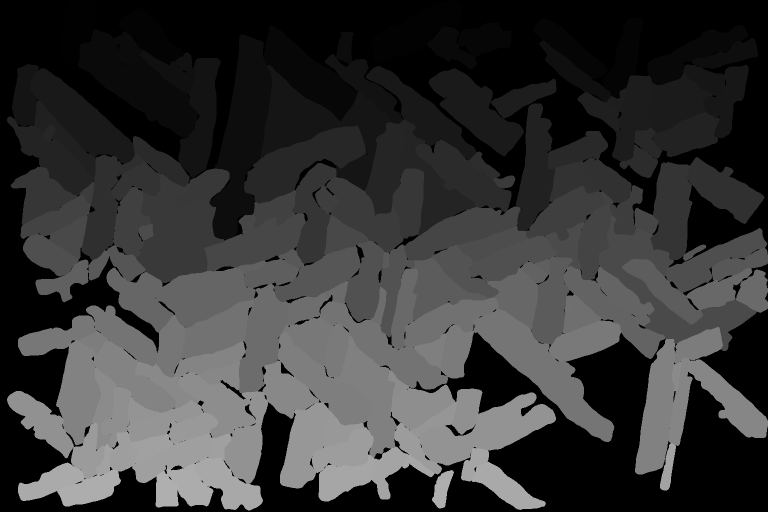
#> input picture 03_Code/starter_code/outputs/labels/NbS3 1_instances.png, 1536 x 1024 px, given in place of SF251211M_80000×_66.tif, which was not available (shown at 1/2 size)
$ python baseline_ridge.py
#> lines starting #> are read from the running program, lines starting #| are printed output that depends on the picture
### 03_Code/starter_code/common.py
"""Shared helpers: loading FEI/Helios SEM TIFFs, cropping the info bar, pixel size, stage tilt."""
import os, re
import numpy as np
from PIL import Image

# Source file of each manually labelled raw image (found by image matching; see report Section 2.2).
LABEL_SOURCES = {
    "NbS3 1": "02_Data/SEM images/NbS3 on sapphire/251006N (T(S)=225C, T(Nb)=775C, 30mins)/251006N_47.tif",
    "NbS3 2": "02_Data/SEM images/NbS3 on sapphire/251015M (T(S)=225C, T(Nb)=775C, 15mins)/251015M_12.tif",
    "NbS3 3": "02_Data/SEM images/NbS3 on sapphire/251006N (T(S)=225C, T(Nb)=775C, 30mins)/251006N_45.tif",
    "NbS3 4": "02_Data/SEM images/NbS3 on sapphire/251006N (T(S)=225C, T(Nb)=775C, 30mins)/251006N_24.tif",
    "NbS3 5": "02_Data/SEM images/NbS3 on sapphire/251006N (T(S)=225C, T(Nb)=775C, 30mins)/251006N_20.tif",
    "NbS3 6": "02_Data/SEM images/NbS3 on sapphire/251006N (T(S)=225C, T(Nb)=775C, 30mins)/251006N_17.tif",
    "NbS3 7": "02_Data/SEM images/NbS3 on sapphire/251006N (T(S)=225C, T(Nb)=775C, 30mins)/251006N_9.tif",
    "TiS3_80000\u00d7_1": "02_Data/SEM images/TiS3 on sapphire/SF251211M TiS3 30 min/SF251211M_80000\u00d7_66.tif",
    "TiS3_80000\u00d7_2": "02_Data/SEM images/TiS3 on sapphire/SF251211M TiS3 30 min/SF251211M_80000\u00d7_62.tif",
}

# [13 lines left out: function fei_metadata, not called in this run]

def load_gray(path, crop_bar=True):
    """Load as float32 in [0,1]; handles 8/16-bit and RGB(A). Crops the FEI info bar (keeps top 1024/1094 of rows)."""
    im = Image.open(path)
    a = np.array(im).astype(np.float32)
    if a.ndim == 3:
        a = a[..., :3].mean(-1)
    a /= 65535.0 if a.max() > 255 else 255.0
    if crop_bar:
        a = a[: int(round(a.shape[0] * 1024 / 1094))]
    return a

def normalize(a, lo=1, hi=99):
    p1, p2 = np.percentile(a, [lo, hi])
    return np.clip((a - p1) / (p2 - p1 + 1e-9), 0, 1).astype(np.float32)

### 03_Code/starter_code/baseline_ridge.py
"""Experiment E1: classical ridge-filter baseline, scored against the converted hand labels.

Pipeline: two-polarity multi-scale Sato ridge filter -> hysteresis threshold -> skeleton ->
split at junctions -> grow each branch back into the mask (one instance per branch).
Parameters are tuned by grid search on one image per material and then applied unchanged to the
other images of that material. Run from the Materials folder:  python 03_Code/starter_code/baseline_ridge.py
"""
import os, sys, json, itertools
import numpy as np
from PIL import Image
from scipy import ndimage as ndi
from skimage import filters, morphology, measure, segmentation

sys.path.insert(0, os.path.dirname(os.path.abspath(__file__)))
from common import LABEL_SOURCES, load_gray, normalize
from metrics import mask_instance_scores, centreline_scores

HERE = os.path.dirname(os.path.abspath(__file__))
LAB = os.path.join(HERE, "outputs", "labels")


# [74 lines left out: functions ridge_response, ridge_instances, ridge_hough_instances, not called in this run]


def gt_for(key, shape):
    g = np.array(Image.open(os.path.join(LAB, key + "_instances.png"))).astype(np.int64)
    if g.shape != shape:
        g = np.array(Image.fromarray(g.astype(np.int32)).resize((shape[1], shape[0]), Image.NEAREST)).astype(np.int64)
    return g


def score(key, inst, gt):
    return centreline_scores(gt, inst) if key.startswith("TiS3") else mask_instance_scores(gt, inst)


if __name__ == "__main__":
    groups = {"TiS3": [k for k in LABEL_SOURCES if k.startswith("TiS3")],
              "NbS3": [k for k in LABEL_SOURCES if k.startswith("NbS3")]}
    grids = {"TiS3": dict(sig=[(1, 2), (1, 2, 3), (2, 3)], low=[0.08, 0.12, 0.18], high=[0.3, 0.45], pol=["both", "bright", "dark"]),
             "NbS3": dict(sig=[(2, 4), (2, 4, 8), (4, 8)], low=[0.1, 0.15, 0.25], high=[0.35, 0.5], pol=["both", "bright"])}
    tune_on = {"TiS3": "TiS3_80000×_1", "NbS3": "NbS3 4"}
    results = {}
    for mat, keys in groups.items():
        imgs = {k: normalize(load_gray(os.path.join(HERE, "..", "..", LABEL_SOURCES[k]))) for k in keys}
#> in load_gray, im is the input picture: PIL image 1536x1024 I;16; min 0, max 175, mean 54.7
#> in load_gray, `a = a[: int(round(a.shape[0] * 1024 / 1094))]`:
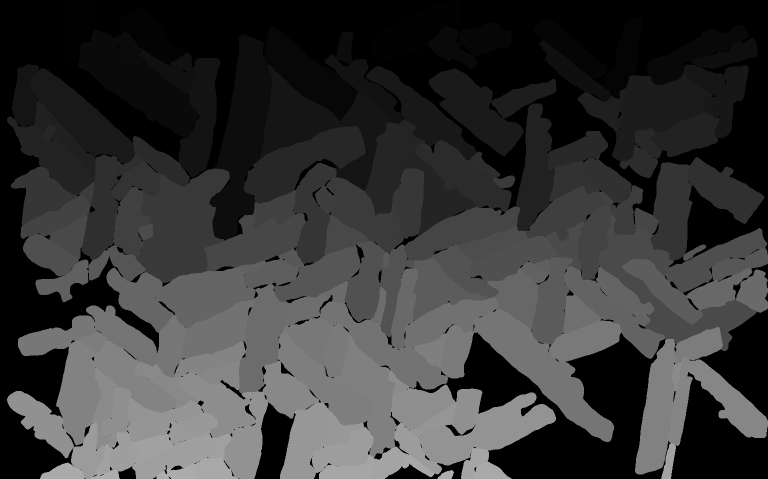
#> a: shape (958, 1536) float32 (shown at 1/2 size); min 0, max 0.686, mean 0.216
#> in normalize, `p1, p2 = np.percentile(a, [lo, hi])`: p1 = 0; p2 = 0.643
#> in normalize, `return np.clip((a - p1) / (p2 - p1 + 1e-9), 0, 1).astype(np.float32)`:
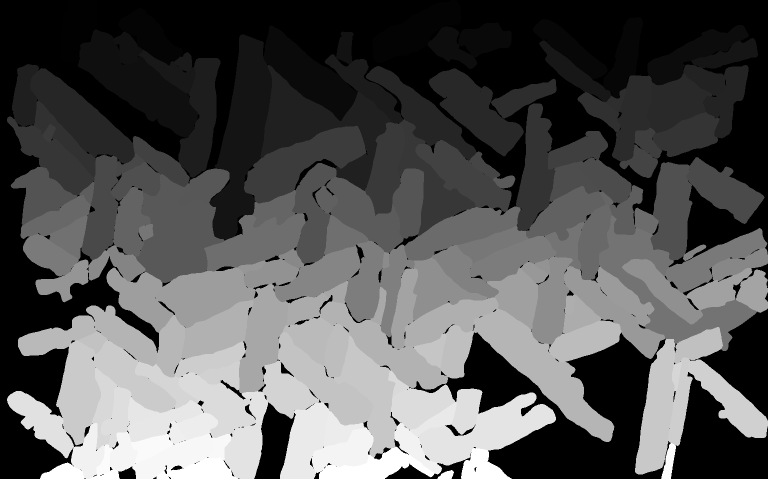
#> returned value: shape (958, 1536) float32 (shown at 1/2 size); min 0, max 1, mean 0.336
#> call 2 of load_gray, with crop_bar = True
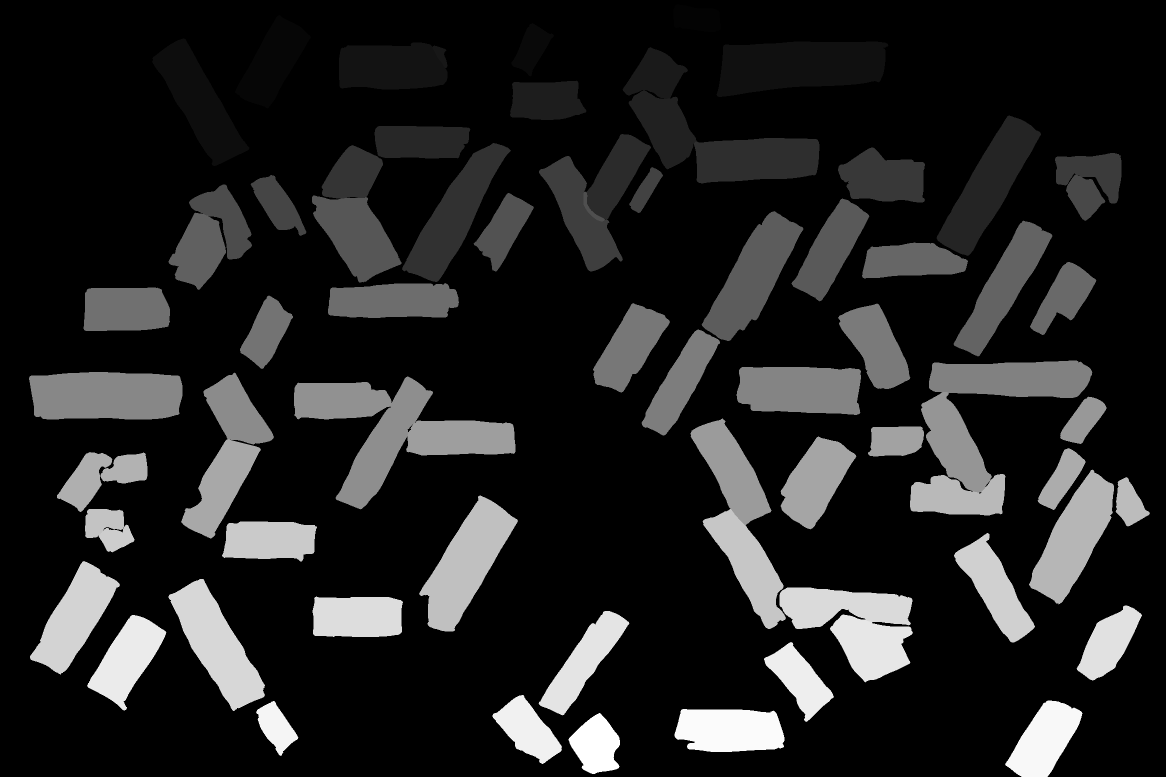
#> input picture 03_Code/starter_code/outputs/labels/NbS3 2_instances.png, 2331 x 1554 px, given in place of SF251211M_80000×_62.tif, which was not available (shown at 1/2 size)
#> in load_gray, im is the input picture: PIL image 2331x1554 I;16; min 0, max 77, mean 10.4
#> in load_gray (call 2), `a = a[: int(round(a.shape[0] * 1024 / 1094))]`:
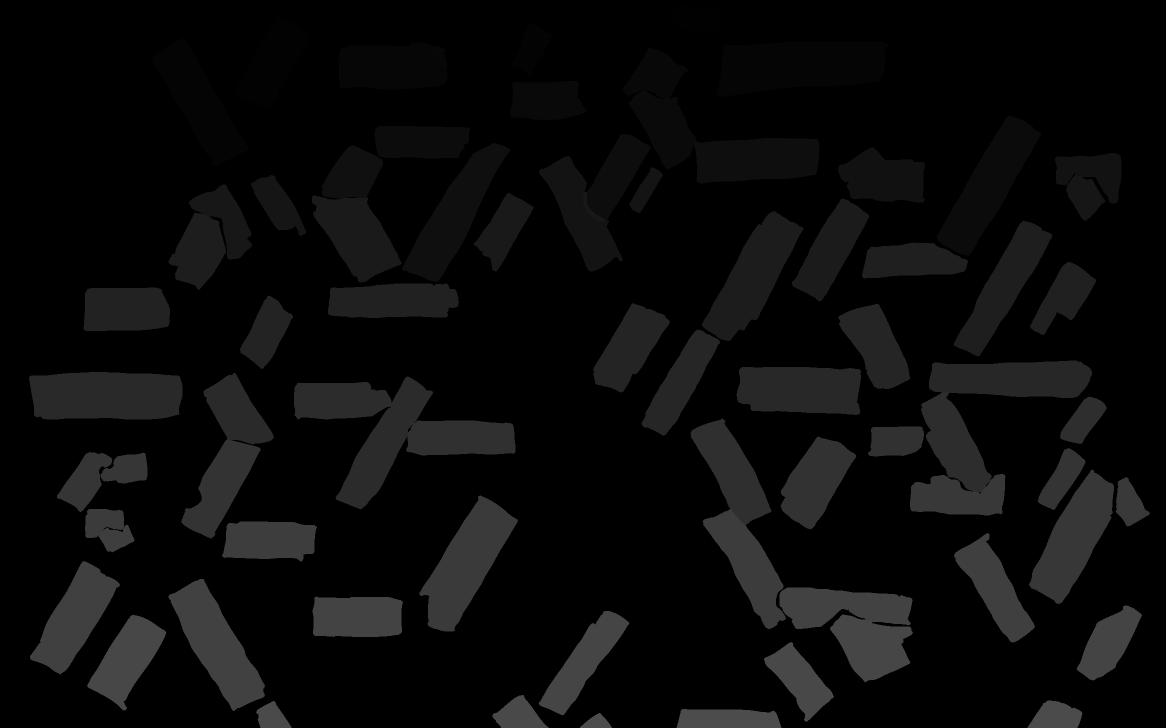
#> a: shape (1455, 2331) float32 (shown at 1/2 size); min 0, max 0.302, mean 0.0406
#> call 2 of normalize, with lo = 1, hi = 99
#> in normalize (call 2), `p1, p2 = np.percentile(a, [lo, hi])`: p2 = 0.278
#> in normalize (call 2), `return np.clip((a - p1) / (p2 - p1 + 1e-9), 0, 1).astype(np.float32)`:
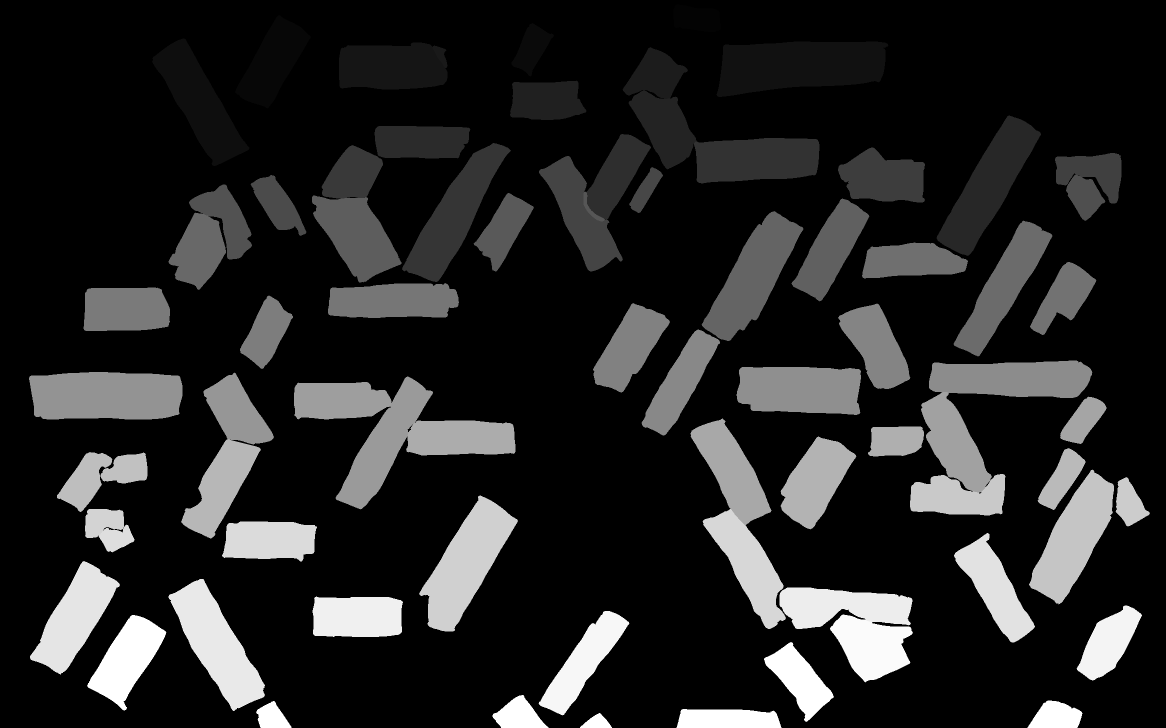
#> returned value: shape (1455, 2331) float32 (shown at 1/2 size); min 0, max 1, mean 0.146
        if "NbS3 2" in imgs:   # its label image was down-scaled to 76 %; evaluate at label resolution
            a = imgs["NbS3 2"]
            imgs["NbS3 2"] = np.array(Image.fromarray((a * 255).astype(np.uint8)).resize((2331, 1554), Image.BILINEAR)) / 255.0
        gts = {k: gt_for(k, imgs[k].shape) for k in keys}
#> in gt_for, `g = np.array(Image.open(os.path.join(LAB, key + "_instances.png"))).as..`:
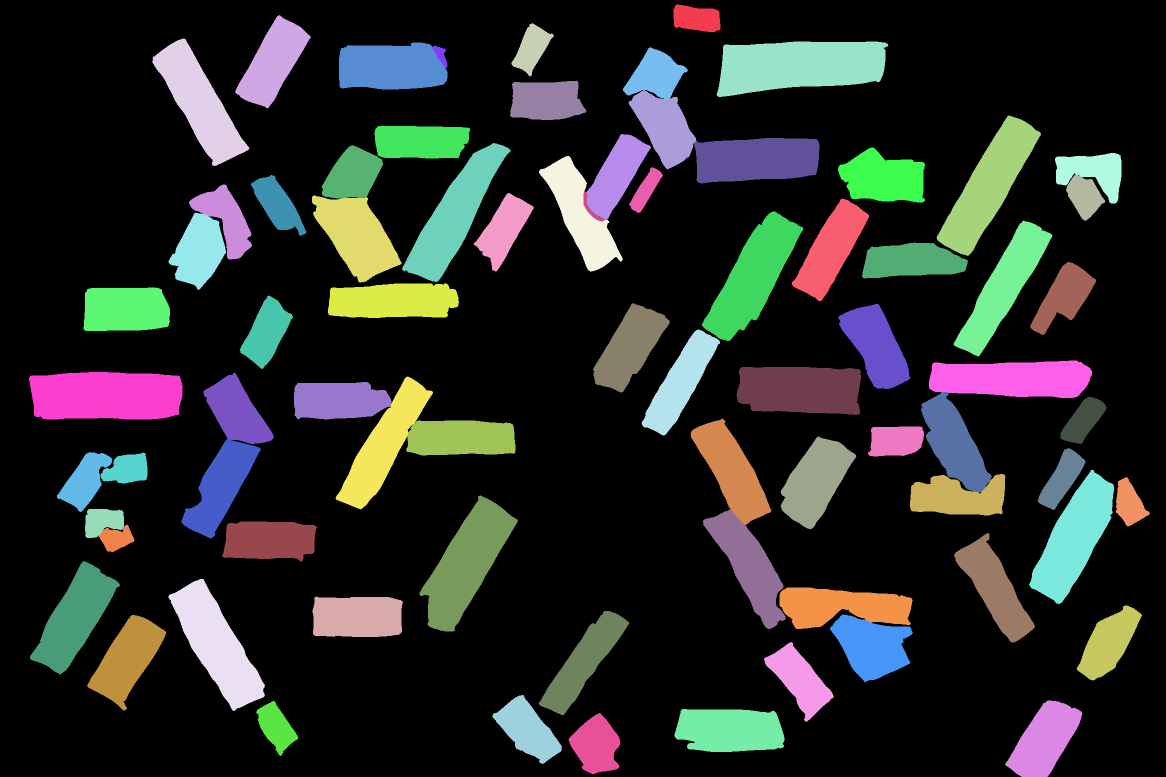
#> g: shape (1554, 2331) int64 (shown at 1/2 size); 78 distinct labels, from 0 to 77; one colour per label, 0 black
#> in gt_for, `g = np.array(Image.fromarray(g.astype(np.int32)).resize((shape[1], sha..`:
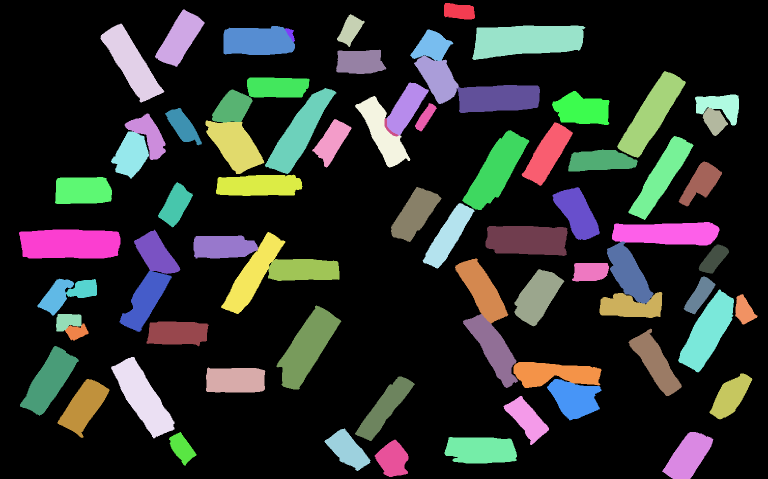
#> g: shape (958, 1536) int64 (shown at 1/2 size); 78 distinct labels, from 0 to 77; one colour per label, 0 black
#> (the run stopped early here; a loop or call above may not have finished)
